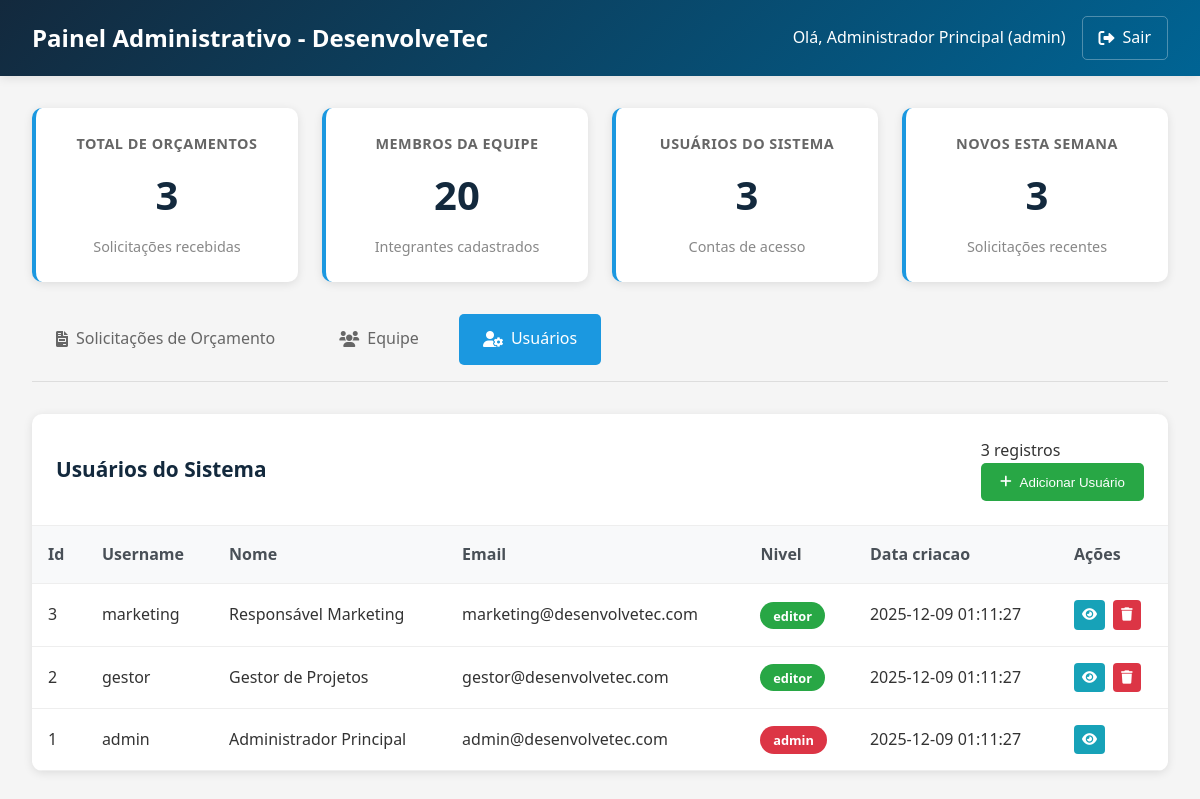
The app's page /admin_dashboard.php?tabela=usuarios (signed in) with its own data.
### tables this page shows
CREATE TABLE IF NOT EXISTS usuarios (
    id INT PRIMARY KEY AUTO_INCREMENT,
    username VARCHAR(50) NOT NULL UNIQUE,
    password VARCHAR(255) NOT NULL,
    nome VARCHAR(100) NOT NULL,
    email VARCHAR(100) NOT NULL,
    nivel ENUM('admin', 'editor') DEFAULT 'editor',
    data_criacao TIMESTAMP DEFAULT CURRENT_TIMESTAMP,
    ultimo_login TIMESTAMP NULL,
    ativo BOOLEAN DEFAULT TRUE
);

### admin_dashboard.php (the view, shortened to what this page needs)
<?php
$conn = new mysqli("localhost", "root", "", "desenvolvetec");
$tabela = $_GET['tabela'] ?? 'orcamentos';
$dados = [];
$colunas = [];
if ($tabela === 'orcamentos') {
    $result = $conn->query("SELECT * FROM orcamentos ORDER BY id DESC");
    if ($result) {
        while ($row = $result->fetch_assoc()) {
            $dados[] = $row;
        }
        if (!empty($dados)) {
            $colunas = array_keys($dados[0]);
        }
    }
} elseif ($tabela === 'usuarios' && isset($_SESSION['admin_nivel']) && $_SESSION['admin_nivel'] === 'admin') {
    $result = $conn->query("SELECT id, username, nome, email, nivel, data_criacao FROM usuarios ORDER BY id DESC");
    if ($result) {
        while ($row = $result->fetch_assoc()) {
            $dados[] = $row;
        }
        if (!empty($dados)) {
            $colunas = array_keys($dados[0]);
        }
    }
}
$total_orcamentos = $conn->query("SELECT COUNT(*) as total FROM orcamentos")->fetch_assoc()['total'];
$total_equipe = $conn->query("SELECT COUNT(*) as total FROM equipe")->fetch_assoc()['total'];
$total_usuarios = $conn->query("SELECT COUNT(*) as total FROM usuarios")->fetch_assoc()['total'];
$orcamentos_recentes = $conn->query("SELECT COUNT(*) as total FROM orcamentos WHERE data_envio >= NOW() - INTERVAL 7 DAY")->fetch_assoc()['total'];
?>
<!DOCTYPE html>
<html lang="pt-BR">
<head>
    <link rel="stylesheet" href="https://cdnjs.cloudflare.com/ajax/libs/font-awesome/6.0.0-beta3/css/all.min.css">
</head>
<body>
    <div class="header">
        <h1>Painel Administrativo - DesenvolveTec</h1>
        <div class="user-info">
            <span>Olá, <?php echo isset($_SESSION['admin_nome']) ? $_SESSION['admin_nome'] : 'Usuário'; ?> (<?php echo isset($_SESSION['admin_nivel']) ? $_SESSION['admin_nivel'] : 'N/A'; ?>)</span>
            <a href="?logout=true" class="logout-btn">
                <i class="fas fa-sign-out-alt"></i> Sair
            </a>
        </div>
    </div>
    <div class="container">
        <div class="stats">
            <div class="stat-card">
                <h3>Total de Orçamentos</h3>
                <div class="number"><?php echo $total_orcamentos; ?></div>
                <div class="subtitle">Solicitações recebidas</div>
            </div>
            <div class="stat-card">
                <h3>Membros da Equipe</h3>
                <div class="number"><?php echo $total_equipe; ?></div>
                <div class="subtitle">Integrantes cadastrados</div>
            </div>
            <div class="stat-card">
                <h3>Usuários do Sistema</h3>
                <div class="number"><?php echo $total_usuarios; ?></div>
                <div class="subtitle">Contas de acesso</div>
            </div>
            <div class="stat-card">
                <h3>Novos esta semana</h3>
                <div class="number"><?php echo $orcamentos_recentes; ?></div>
                <div class="subtitle">Solicitações recentes</div>
            </div>
        </div>
        <div class="tabs">
            <a href="?tabela=orcamentos" class="tab <?php echo $tabela === 'orcamentos' ? 'active' : ''; ?>">
                <i class="fas fa-file-invoice"></i> Solicitações de Orçamento
            </a>
            <a href="?tabela=equipe" class="tab <?php echo $tabela === 'equipe' ? 'active' : ''; ?>">
                <i class="fas fa-users"></i> Equipe
            </a>
            <?php if (isset($_SESSION['admin_nivel']) && $_SESSION['admin_nivel'] === 'admin'): ?>
            <a href="?tabela=usuarios" class="tab <?php echo $tabela === 'usuarios' ? 'active' : ''; ?>">
                <i class="fas fa-user-cog"></i> Usuários
            </a>
            <?php endif; ?>
        </div>
        <div class="data-container">
            <div class="table-header">
                <h2>
                    <?php
                    if ($tabela === 'orcamentos') echo 'Solicitações de Orçamento';
                    elseif ($tabela === 'equipe') echo 'Membros da Equipe';
                    elseif ($tabela === 'usuarios') echo 'Usuários do Sistema';
                    ?>
                </h2>
                <div>
                    <span><?php echo count($dados); ?> registros</span>
                    <?php if ($tabela === 'usuarios' && isset($_SESSION['admin_nivel']) && $_SESSION['admin_nivel'] === 'admin'): ?>
                    <button class="add-btn" onclick="abrirModalAdicionarUsuario()">
                        <i class="fas fa-plus"></i> Adicionar Usuário
                    </button>
                    <?php endif; ?>
                </div>
            </div>
            <?php if (!empty($dados)): ?>
                <table class="data-table">
                    <thead>
                        <tr>
                            <?php foreach ($colunas as $coluna): ?>
                                <th><?php echo ucfirst(str_replace('_', ' ', $coluna)); ?></th>
                            <?php endforeach; ?>
                            <th>Ações</th>
                        </tr>
                    </thead>
                    <tbody>
                        <?php foreach ($dados as $linha): ?>
                            <tr>
                                <?php foreach ($colunas as $coluna): ?>
                                    <td>
                                        <?php
                                        $value = $linha[$coluna] ?? '';
                                        if ($coluna === 'foto') {
                                            if (!empty($value)) {
                                                echo '<img src="' . htmlspecialchars($value) . '" width="50" height="50" style="object-fit: cover; border-radius: 5px;" onerror="this.style.display=\'none\'; this.nextElementSibling.style.display=\'flex\';">';
                                                echo '<div style="width:50px; height:50px; background:#ddd; border-radius:5px; display:none; align-items:center; justify-content:center; color:#666; font-size:12px;">';
                                                echo '<i class="fas fa-user"></i>';
                                                echo '</div>';
                                            } else {
                                                echo '<div style="width:50px; height:50px; background:#ddd; border-radius:5px; display:flex; align-items:center; justify-content:center; color:#666;">';
                                                echo '<i class="fas fa-user"></i>';
                                                echo '</div>';
                                            }
                                        } elseif ($coluna === 'servicos' && !empty($value)) {
                                            echo '<div title="' . htmlspecialchars($value) . '" style="max-width: 200px; overflow: hidden; text-overflow: ellipsis; white-space: nowrap;">' . htmlspecialchars($value) . '</div>';
                                        } elseif ($coluna === 'detalhes' && !empty($value)) {
                                            echo '<div title="' . htmlspecialchars($value) . '" style="max-width: 300px; overflow: hidden; text-overflow: ellipsis; white-space: nowrap;">' . htmlspecialchars($value) . '</div>';
                                        } elseif ($coluna === 'nivel') {
                                            echo '<span class="nivel-badge ' . htmlspecialchars($value) . '">' . htmlspecialchars($value) . '</span>';
                                        } else {
                                            echo htmlspecialchars($value);
                                        }
                                        ?>
                                    </td>
                                <?php endforeach; ?>
                                <td>
                                    <div class="actions">
                                        <button class="btn btn-view" onclick="verDetalhes(<?php echo htmlspecialchars(json_encode($linha)); ?>)">
                                            <i class="fas fa-eye"></i>
                                        </button>
                                        <?php if (($tabela === 'equipe') || ($tabela === 'usuarios' && isset($_SESSION['admin_id']) && $linha['id'] != $_SESSION['admin_id'])): ?>
                                        <button class="btn btn-delete" onclick="confirmarExclusao(<?php echo $linha['id']; ?>, '<?php echo $tabela; ?>')">
                                            <i class="fas fa-trash"></i>
                                        </button>
                                        <?php endif; ?>
                                    </div>
                                </td>
                            </tr>
                        <?php endforeach; ?>
                    </tbody>
                </table>
            <?php else: ?>
                <div class="empty-message">
                    Nenhum registro encontrado na tabela <?php echo $tabela; ?>.
                </div>
            <?php endif; ?>
        </div>
    </div>
</body>
</html>

### admin_dashboard.php (style rules this page uses)
* { margin: 0; padding: 0; box-sizing: border-box; }
body { font-family: 'Segoe UI', Tahoma, Geneva, Verdana, sans-serif; background-color: #f5f5f5; color: #333; line-height: 1.6; }
.header { background: linear-gradient(135deg, #13293D, #006494); color: white; padding: 1rem 2rem; display: flex; justify-content: space-between; align-items: center; box-shadow: 0 2px 10px rgba(0,0,0,0.1); }
.header h1 { font-size: 1.5rem; font-weight: 600; }
.user-info { display: flex; align-items: center; gap: 1rem; }
.logout-btn { color: white; text-decoration: none; padding: 0.5rem 1rem; border: 1px solid rgba(255,255,255,0.3); border-radius: 5px; transition: all 0.3s ease; display: flex; align-items: center; gap: 0.5rem; }
.container { max-width: 1200px; margin: 0 auto; padding: 2rem; }
.stats { display: grid; grid-template-columns: repeat(auto-fit, minmax(250px, 1fr)); gap: 1.5rem; margin-bottom: 2rem; }
.stat-card { background: white; padding: 1.5rem; border-radius: 10px; box-shadow: 0 2px 10px rgba(0,0,0,0.1); text-align: center; border-left: 4px solid #1B98E0; }
.stat-card h3 { color: #666; font-size: 0.9rem; margin-bottom: 0.5rem; text-transform: uppercase; letter-spacing: 0.5px; }
.number { font-size: 2.5rem; font-weight: bold; color: #13293D; margin: 0.5rem 0; }
.subtitle { color: #888; font-size: 0.9rem; }
.tabs { display: flex; gap: 1rem; margin-bottom: 2rem; border-bottom: 1px solid #ddd; padding-bottom: 1rem; }
.tab { padding: 0.8rem 1.5rem; text-decoration: none; color: #666; border-radius: 5px; transition: all 0.3s ease; display: flex; align-items: center; gap: 0.5rem; }
.tab.active { background: #1B98E0; color: white; }
.data-container { background: white; border-radius: 10px; box-shadow: 0 2px 10px rgba(0,0,0,0.1); overflow: hidden; }
.table-header { padding: 1.5rem; border-bottom: 1px solid #eee; display: flex; justify-content: space-between; align-items: center; }
.table-header h2 { color: #13293D; font-size: 1.3rem; }
.add-btn { background: #28a745; color: white; border: none; padding: 0.7rem 1.2rem; border-radius: 5px; cursor: pointer; display: flex; align-items: center; gap: 0.5rem; transition: background 0.3s ease; }
.data-table { width: 100%; border-collapse: collapse; }
.data-table th, .data-table td { padding: 1rem; text-align: left; border-bottom: 1px solid #eee; }
.data-table th { background: #f8f9fa; font-weight: 600; color: #495057; }
.actions { display: flex; gap: 0.5rem; }
.btn { padding: 0.5rem; border: none; border-radius: 4px; cursor: pointer; transition: all 0.3s ease; display: flex; align-items: center; justify-content: center; }
.btn-view { background: #17a2b8; color: white; }
.btn-delete { background: #dc3545; color: white; }
.nivel-badge { padding: 0.3rem 0.8rem; border-radius: 20px; font-size: 0.8rem; font-weight: 600; background: #28a745; color: white; }
.nivel-badge.admin { background: #dc3545; }

### records on screen
usuarios: id "3", username "marketing", nome "Responsável Marketing", email "marketing@desenvolvetec.com", nivel "editor", data_criacao "2025-12-09 01:11:27"
usuarios: id "2", username "gestor", nome "Gestor de Projetos", email "gestor@desenvolvetec.com", nivel "editor", data_criacao "2025-12-09 01:11:27"
usuarios: id "1", username "admin", nome "Administrador Principal", email "admin@desenvolvetec.com", nivel "admin", data_criacao "2025-12-09 01:11:27"

### other values on screen
$_SESSION['admin_nome'] "Administrador Principal"
$_SESSION['admin_nivel'] "admin"
$total_orcamentos "3"
$total_equipe "20"
$total_usuarios "3"
$orcamentos_recentes "3"
count($dados) "3"
str_replace('_', ' ', $coluna) "Id"
str_replace('_', ' ', $coluna) "Username"
str_replace('_', ' ', $coluna) "Nome"
str_replace('_', ' ', $coluna) "Email"
str_replace('_', ' ', $coluna) "Nivel"
str_replace('_', ' ', $coluna) "Data criacao"
